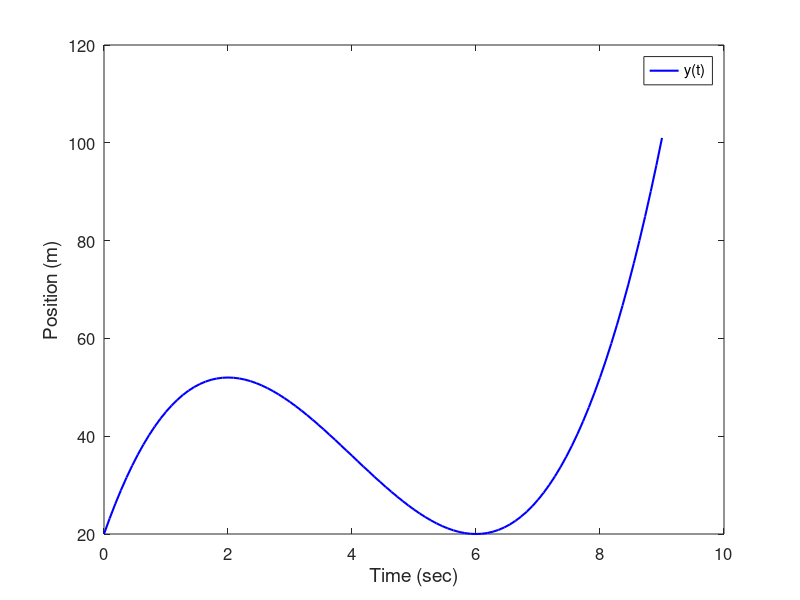
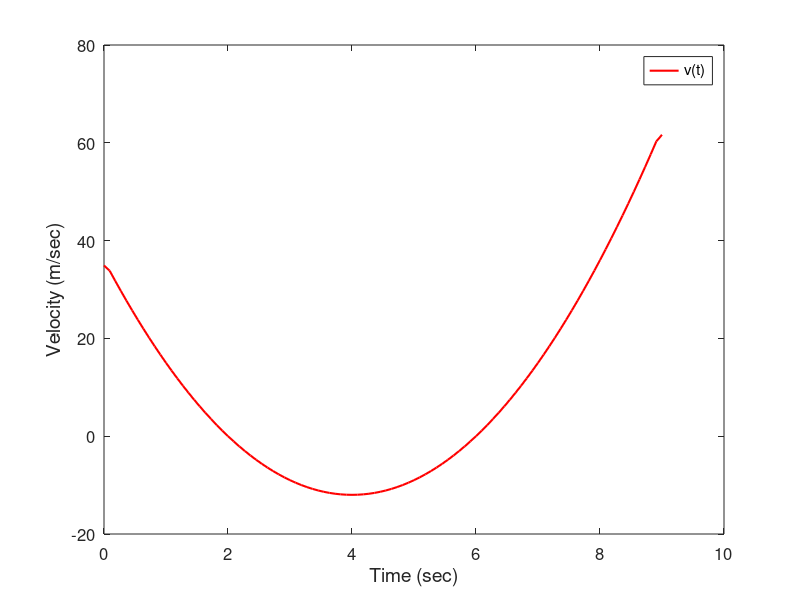
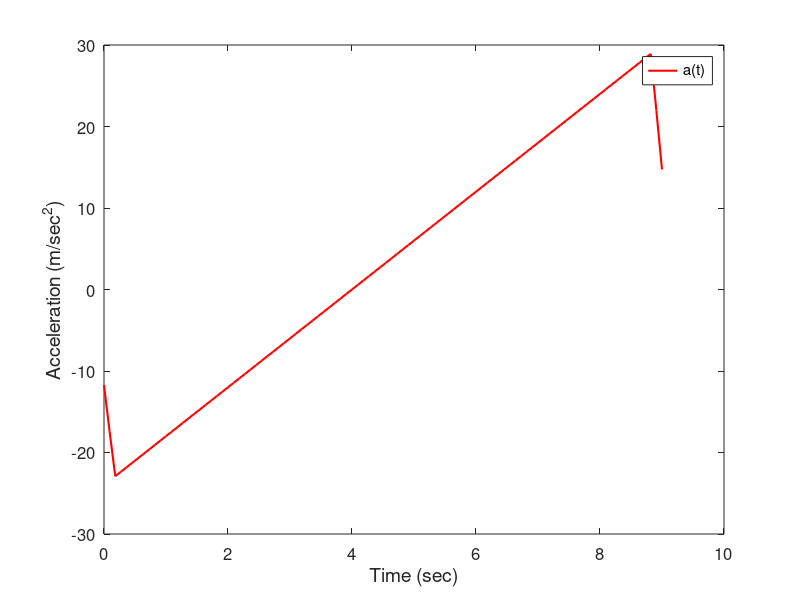

The MATLAB source for these figures, in order:
clear
clear
close all
t = linspace(0,9,100);
y = t.^3-12*t.^2+36*t+20;

figure
plot(t,y,'b','linewidth',1.5)
set(gca,'fontsize',12)
xlabel('Time (sec)','fontsize',14)
ylabel('Position (m)','FontSize',14)
legend('y(t)')

dy_dt=gradient(y,t);
figure
plot(t,dy_dt,'r','linewidth',1.5)
set(gca,'fontsize',12)
xlabel('Time (sec)','fontsize',14)
ylabel('Velocity (m/sec)','FontSize',14)
legend('v(t)')

dv_dt=gradient(dy_dt,t);
figure
plot(t,dv_dt,'r','linewidth',1.5)
set(gca,'fontsize',12)
xlabel('Time (sec)','fontsize',14)
ylabel('Acceleration (m/sec^2)','FontSize',14)
legend('a(t)')